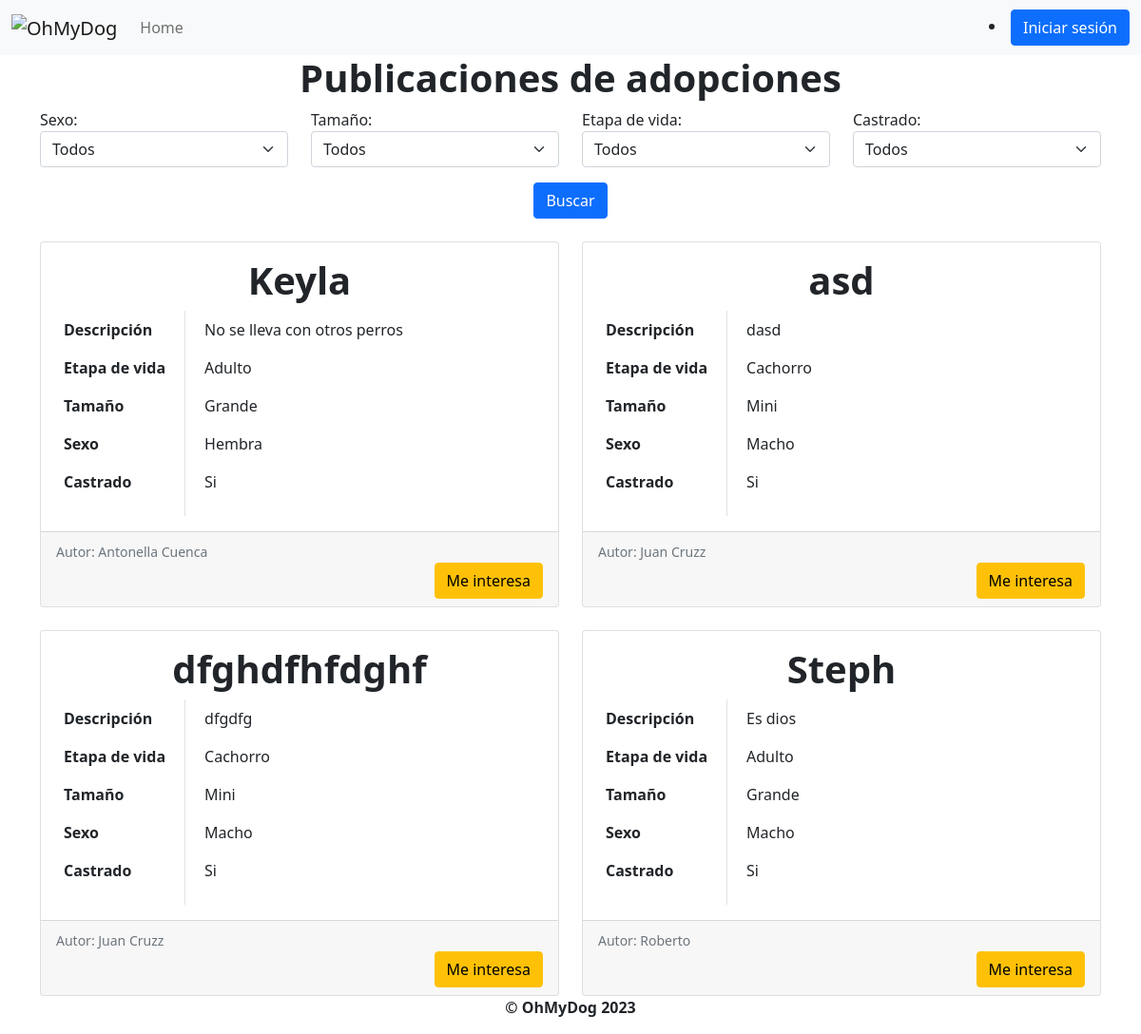
The app's page /publicaciones/adopciones, older data.
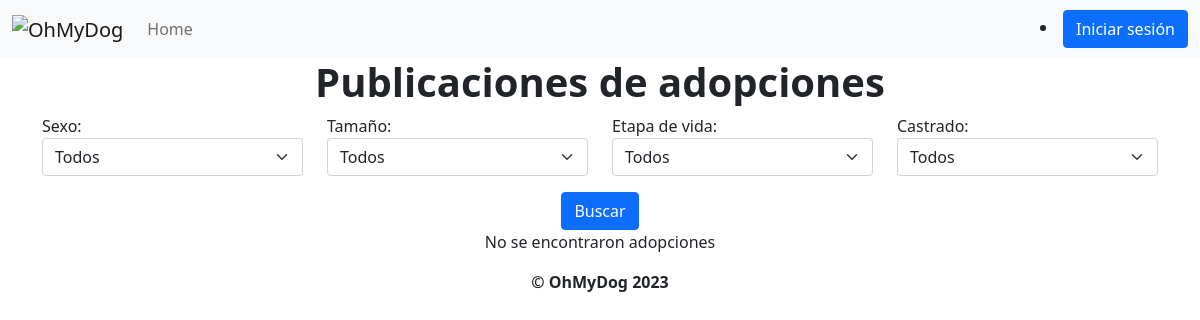
The same page, newer data.
### OhMyDog/modelos/publicaciones/adopciones.py (models this page shows, shortened)
class Adopcion(models.Model):
    class Meta:
        verbose_name_plural = "Adopciones"
    id = models.BigAutoField(primary_key=True)
    cliente = models.ForeignKey(Cliente, null=False, on_delete=models.CASCADE, related_name="adopciones")
    descripcion = models.TextField(null=True)
    nombre = models.CharField(max_length=30)
    tamanio_perro = models.ForeignKey(TamanioPerro, null=False, on_delete=models.CASCADE)
    etapa_vida_perro = models.ForeignKey(EtapaVidaPerro, null=False, on_delete=models.CASCADE)
    sexos = [("M", "Macho"), ("H", "Hembra")]
    sexo = models.CharField(max_length=1, choices=sexos, blank=False)
    castrado = models.CharField(max_length=1, choices=[("S", "Si"), ("N", "No")], blank=False)
    adoptado = models.BooleanField(default=False)

### OhMyDog/modelos/etapaVidaPerro/etapaVidaPerro.py (models this page shows, shortened)
class EtapaVidaPerro(models.Model):
    class Meta:
        verbose_name_plural = "(LT) Etapas_de_vida"
    id = models.BigAutoField(primary_key=True)
    nombre = models.CharField(max_length=30)

### OhMyDog/modelos/tamaniosPerros/tamaniosPerros.py (models this page shows, shortened)
class TamanioPerro(models.Model):
    class Meta:
        verbose_name_plural = "(LT) Tamaños_perro"
    id = models.BigAutoField(primary_key=True)
    nombre = models.CharField(max_length=30)

### OhMyDog/modelos/clientes/clientes.py (models this page shows, shortened)
class Cliente(models.Model):
    id = models.BigAutoField(primary_key=True)
    nombre = models.CharField(max_length=30)
    email = models.EmailField(max_length=30)
    telefono = models.CharField(max_length=20)
    habilitado = models.BooleanField(default=True)

### OhMyDog/views/publicaciones_adopciones.py (the view)
def listar_publicaciones_de_adopciones(request):
    if request.user.is_authenticated and request.user.cliente:
        adopciones = listar_adopciones_no_mias(request.user.cliente.id)
        for adopcion in adopciones:
            if usuario_tiene_interes_adopcion(adopcion, request.user.cliente) is None:
                adopcion.tiene_interes = False
            else:
                adopcion.tiene_interes = True
        return render(
            request,
            "listar_publicaciones_de_adopciones.html",
            {"adopciones": adopciones, "cliente": request.user.cliente},
        )
    else:
        adopciones = listar_todas_adopciones()
        return render(
            request,
            "listar_publicaciones_de_adopciones.html",
            {"adopciones": adopciones, "cliente": None},
        )

### OhMyDog/modelos/publicaciones/__init__.py (called while the page is built)
def listar_todas_adopciones():
    return Adopcion.objects.all()

### OhMyDog/templates/listar_publicaciones_de_adopciones.html (shortened to what this page needs)
{% extends 'layout.html' %}
{% block content %}
<h1 style="text-align:center">Publicaciones de adopciones</h1>
<form method="get" action="{% url 'filtrar_listado_adopciones' %}">
<div id="filtros" class="container bootstrap snippets bootdey">
    <div class="row mb-3">
        <div class="col">
            <label for="seleccionSexo">Sexo:</label>
            <select class="form-select" id="seleccionSexo" name="seleccionSexo">
                <option value="">Todos</option>
            </select>
        </div>
        <div class="col">
            <label for="seleccionTamanio">Tamaño:</label>
            <select class="form-select" id="seleccionTamanio" name="seleccionTamanio">
                <option value="">Todos</option>
            </select>
        </div>
        <div class="col">
            <label for="seleccionEtapaVida">Etapa de vida:</label>
            <select class="form-select" id="seleccionEtapaVida" name="seleccionEtapaVida">
                <option value="">Todos</option>
            </select>
        </div>
        <div class="col">
            <label for="seleccionCastrado">Castrado:</label>
            <select class="form-select" id="seleccionCastrado" name="seleccionCastrado">
                <option value="">Todos</option>
            </select>
        </div>
    </div>
        <div style="text-align: center; margin-top:5px ;">
            <button class="btn btn-primary" type="submit">Buscar</button>
        </div>
    </div>
</div>
<div class="container bootstrap snippets bootdey">
    {% if adopciones%}
        {% for adopcion in adopciones%}
            {% if forloop.counter0|divisibleby:2 %}
            <div class="row">
            {% endif %}
            <div class="col-sm-6" id="adopcionesContainer">
                <div class="card mt-4">
                    <div class="card-body">
                        <h1 class="card-title text-center">{{ adopcion.nombre }}</h1>
                        <div class="row">
                            <div class="col-auto vertical-line">
                                <table class="table table-borderless">
                                    <tbody>
                                        <tr>
                                            <th>Descripción</th>
                                        </tr>
                                        <tr>
                                            <th>Etapa de vida</th>
                                        </tr>
                                        <tr>
                                            <th>Tamaño</th>
                                        </tr>
                                        <tr>
                                            <th>Sexo</th>
                                        </tr>
                                        <tr>
                                            <th>Castrado</th>
                                        </tr>
                                    </tbody>
                                </table>
                            </div>
                            <div class="col">
                                <table class="table table-borderless">
                                    <tbody>
                                        <tr>
                                            <td>{{ adopcion.descripcion }}</td>
                                        </tr>
                                        <tr>
                                            <td class="etapa-vida">{{ adopcion.etapa_vida_perro.nombre }}</td>
                                        </tr>
                                        <tr>
                                            <td class="tamanio">{{ adopcion.tamanio_perro.nombre }}</td>
                                        </tr>
                                        <tr>
                                            {%if adopcion.sexo == "M"%}
                                                <td class="sexo">Macho</td>
                                            {%else%}
                                                <td class="sexo">Hembra</td>
                                            {% endif %}
                                        </tr>
                                        <tr>
                                            {%if adopcion.castrado == "S"%}
                                                <td class="castrado">Si</td>
                                            {% else %}
                                                <td class="castrado">No</td>
                                            {% endif %}
                                        </tr>
                                    </tbody>
                                </table>
                            </div>
                        </div>
                    </div>
                    <div class="card-footer">
                        <div class="row">
                            <p class="card-text"><small class="text-muted">Autor: {{ adopcion.cliente.nombre }}</small></p>
                        </div>
                        {%if not adopcion.adoptado%}
                        {%if not adopcion.tiene_interes %}
                            {% if cliente %}
                            <div class="col text-end">
                                <form action="{% url 'marcar_como_me_interesa' %}" method="POST">
                                    {% csrf_token %}
                                    <input type="hidden" name="key1" value="{{cliente.email}}">
                                    <input type="hidden" name="key2" value="{{cliente.telefono}}">
                                    <input type="hidden" name="key2" value="{{cliente.nombre}}">
                                    <input type="hidden" name="adopcion_id" value="{{adopcion.id}}">
                                    <button type="submit" class="btn btn-warning">Me interesa</button>
                                </form>
                            </div>
                            {% else %}
                            <div class="col text-end">
                                <a type="button" class="btn btn-warning" id="me_interesa"
                                    onclick="mostrarPopupContacto(event, '{{ adopcion.nombre }}', '{{adopcion.cliente.email}}', '{{adopcion.id}}');"
                                    href="{% url 'marcar_como_me_interesa' %}">Me interesa
                                </a>
                            </div>
                            {% endif %}
                        {%else%}
                            <div class="col text-end">
                            </div>
                        {% endif %}
                        {%else%}
                            <div class="col text-end">
                                <p class="text-success" style="font-weight:bold">Adoptado</p>
                            </div>
                        {%endif%}
                    </div>
                </div>
            </div>
            {% if forloop.counter|divisibleby:2 or forloop.last %}
            </div>
            {% endif %}
        {% endfor %}
    {% else %}
        <p id="mensajeNoAdopciones" style="text-align: center">No se encontraron adopciones</p>
    {% endif %}
</div>
{% endblock %}

### OhMyDog/templates/layout.html (shortened to what this page needs)
<!DOCTYPE html>
<html>
	<head>
		<link
			href="https://cdn.jsdelivr.net/npm/bootstrap@5.0.2/dist/css/bootstrap.min.css"
			rel="stylesheet"
		/>
	</head>
	<body>
		<header>
			<nav class="navbar navbar-expand-lg navbar-light bg-light">
				<div class="container-fluid">
					<a class="navbar-brand">
						<img src="http://imgfz.com/i/eq02Nh8.png" alt="OhMyDog" />
					</a>
					<div class="collapse navbar-collapse" id="navbarSupportedContent">
						<ul class="navbar-nav me-auto mb-2 mb-lg-0">
							{% if user.is_authenticated %}
								{% if user.is_staff %}
									<li class="nav-item">
										<a class="nav-link" href="{% url 'home' %}">Home</a>
									</li>
									<li class="nav-item">
										<a class="nav-link" href="{% url 'clientes' %}">Listar clientes</a>
									</li>
									<li class="nav-item">
										<a class="nav-link" href="{% url 'registrar_cliente' %}">Registrar cliente</a>
									</li>
									<li class="nav-item">
										<a class="nav-link" href="{% url 'solicitudes_de_turnos' %}">Solicitudes de turnos</a>
									</li>
									<li class="nav-item dropdown">
										<a
											class="nav-link dropdown-toggle"
											role="button"
											data-bs-toggle="dropdown"
											aria-expanded="false"
										>
											Publicaciones
										</a>
										<ul
											class="dropdown-menu"
											aria-labelledby="navbarDropdown"
										>
											<li>
												<a class="dropdown-item" href="{%url 'agregar_paseador_cuidador_al_mapa' %}"
													>Registrar paseador o cuidador</a
												>
											</li>
											<li>
												<a class="dropdown-item" href="agregar_campania_donacion"
													>Agregar campaña de donación</a
												>
											</li>
										</ul>
								</li>
								{% else %}
									<li class="nav-item">
										<a class="nav-link" href="{% url 'home' %}">Home</a>
									</li>
									<li class="nav-item">
										<a class="nav-link" href="{% url 'mis_datos' %}">Mis datos</a>
									</li>
									<li class="nav-item">
										<a class="nav-link" href="{% url 'mis_perros' %}">Mis perros</a>
									</li>
									<li class="nav-item">
										<a class="nav-link" href="{% url 'mis_turnos' %}">Mis turnos</a>
									</li>
									<li class="nav-item dropdown">
											<a
												class="nav-link dropdown-toggle"
												role="button"
												data-bs-toggle="dropdown"
												aria-expanded="false"
											>
												Mis publicaciones
											</a>
											<ul
												class="dropdown-menu"
												aria-labelledby="navbarDropdown"
											>
												<li>
													<a class="dropdown-item" href="{%url 'mis_adopciones' %}"
														>Adopciones</a
													>
												</li>
												<li>
													<a class="dropdown-item" href="{%url 'mis_busquedas' %}"
														>Búsquedas</a
													>
												</li>
												<li>
													<a class="dropdown-item" href="{%url 'mis_cruzas' %}"
														>Cruzas</a
													>
												</li>
											</ul>
									</li>
									<li class="nav-item">
										<a class="nav-link" href="{% url 'solicitar_turno' %}">Solicitar turno</a>
									</li>
								{% endif %}
							{% else %}
								<li class="nav-item">
									<a class="nav-link" href="{% url 'home' %}">Home</a>
								</li>
							{% endif %}
						</ul>
						{% if user.is_authenticated %}
							<li class="nav-item dropdown" style="border-radius: 6px; list-style-type: none;">
								<a class="btn {% if user.is_staff %} btn-primary {% else %} btn-success {% endif %} dropdown-toggle" href="#" id="navbarDropdown" role="button" data-bs-toggle="dropdown" aria-expanded="false">
									{{ user.mail }}
								</a>
								<ul class="dropdown-menu" aria-labelledby="navbarDropdown">
									<li>
										<a class="dropdown-item" href="{% url 'logout' %}">Cerrar sesión</a>
									</li>
								</ul>
							</li>
						{% else %}
							<li class="nav-item">
								<a class="btn btn-primary" id="iniciar_sesion" href="{% url 'login' %}">Iniciar sesión</a>
							</li>
						{% endif %}
					</div>
				</div>
			</nav>
		</header>
		<div class="content">
			{% block content %}{% endblock %}
		<footer class="footer">
			<p style="text-align: center; font-weight: bold ">© OhMyDog 2023</p>
		</footer>
	</body>
</html>

### OhMyDog/templates/layout.html (style rules this page uses)
h1 { font-weight: bold; }

Row changes from the older to the newer data that the page shows:
removed Adopcion: nombre "Keyla", descripcion "No se lleva con otros perros", etapa_vida_perro.nombre "Adulto", tamanio_perro.nombre "Grande", sexo "Hembra", castrado "Si", cliente.nombre "Antonella Cuenca"
removed Adopcion: nombre "asd", descripcion "dasd", etapa_vida_perro.nombre "Cachorro", tamanio_perro.nombre "Mini", sexo "Macho", castrado "Si", cliente.nombre "Juan Cruzz"
removed Adopcion: nombre "dfghdfhfdghf", descripcion "dfgdfg", etapa_vida_perro.nombre "Cachorro", tamanio_perro.nombre "Mini", sexo "Macho", castrado "Si", cliente.nombre "Juan Cruzz"
removed Adopcion: nombre "Steph", descripcion "Es dios", etapa_vida_perro.nombre "Adulto", tamanio_perro.nombre "Grande", sexo "Macho", castrado "Si", cliente.nombre "Roberto"
Text that changed along with them:
text now shown: "No se encontraron adopciones"
